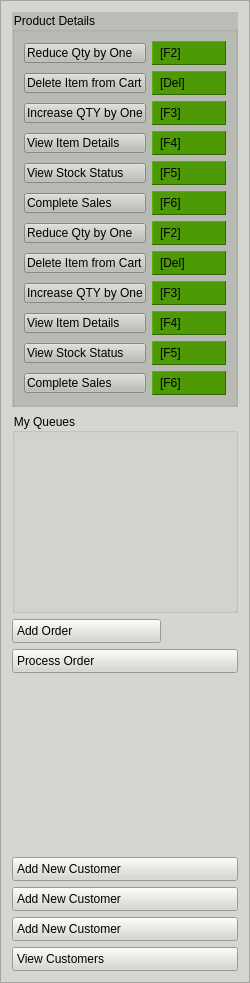
      <widget class="QFrame" name="frame_2">
       <property name="minimumSize">
        <size>
         <width>250</width>
         <height>0</height>
        </size>
       </property>
       <property name="maximumSize">
        <size>
         <width>250</width>
         <height>16777215</height>
        </size>
       </property>
       <property name="styleSheet">
        <string notr="true">background-color: rgb(211, 215, 207);</string>
       </property>
       <property name="frameShape">
        <enum>QFrame::StyledPanel</enum>
       </property>
       <property name="frameShadow">
        <enum>QFrame::Raised</enum>
       </property>
       <layout class="QGridLayout" name="gridLayout_3">
        <item row="0" column="0" colspan="3">
         <widget class="QGroupBox" name="groupBox">
          <property name="styleSheet">
           <string notr="true">background-color: rgb(186, 189, 182);</string>
          </property>
          <property name="title">
           <string>Product Details</string>
          </property>
          <layout class="QGridLayout" name="gridLayout">
           <item row="0" column="0">
            <widget class="QPushButton" name="btnReduceQtyByOne">
             <property name="styleSheet">
              <string notr="true">text-align:left;
padding-left:2px;
padding: 1.5px;
background-color: rgb(186, 189, 182);</string>
             </property>
             <property name="text">
              <string>Reduce Qty by One</string>
             </property>
             <property name="icon">
              <iconset resource="resources.qrc">
               <normaloff>:/resources/new_icons_2/icons8-minus-100.png</normaloff>:/resources/new_icons_2/icons8-minus-100.png</iconset>
             </property>
             <property name="iconSize">
              <size>
               <width>24</width>
               <height>24</height>
              </size>
             </property>
            </widget>
           </item>
           <item row="0" column="1">
            <widget class="QLabel" name="label_29">
             <property name="styleSheet">
              <string notr="true">background-color: rgb(78, 154, 6);
color: rgb(0, 0, 0);
padding:4px;</string>
             </property>
             <property name="frameShape">
              <enum>QFrame::Panel</enum>
             </property>
             <property name="frameShadow">
              <enum>QFrame::Raised</enum>
             </property>
             <property name="text">
              <string>[F2]</string>
             </property>
            </widget>
           </item>
           <item row="1" column="0">
            <widget class="QPushButton" name="btnDeleteItem">
             <property name="styleSheet">
              <string notr="true">text-align:left;
padding-left:2px;
padding: 1.5px;
background-color: rgb(186, 189, 182);</string>
             </property>
             <property name="text">
              <string>Delete Item from Cart</string>
             </property>
             <property name="icon">
              <iconset resource="resources.qrc">
               <normaloff>:/resources/new_icons_2/icons8-cancel-96.png</normaloff>:/resources/new_icons_2/icons8-cancel-96.png</iconset>
             </property>
             <property name="iconSize">
              <size>
               <width>24</width>
               <height>24</height>
              </size>
             </property>
            </widget>
           </item>
           <item row="1" column="1">
            <widget class="QLabel" name="label_30">
             <property name="styleSheet">
              <string notr="true">background-color: rgb(78, 154, 6);
color: rgb(0, 0, 0);
padding:4px;</string>
             </property>
             <property name="frameShape">
              <enum>QFrame::Panel</enum>
             </property>
             <property name="frameShadow">
              <enum>QFrame::Raised</enum>
             </property>
             <property name="text">
              <string>[Del]</string>
             </property>
            </widget>
           </item>
           <item row="2" column="0">
            <widget class="QPushButton" name="btnIncreaseQty">
             <property name="styleSheet">
              <string notr="true">text-align:left;
padding-left:2px;
padding: 1.5px;
background-color: rgb(186, 189, 182);</string>
             </property>
             <property name="text">
              <string>Increase QTY by One</string>
             </property>
             <property name="icon">
              <iconset resource="resources.qrc">
               <normaloff>:/resources/new_icons_2/icons8-plus-144.png</normaloff>:/resources/new_icons_2/icons8-plus-144.png</iconset>
             </property>
             <property name="iconSize">
              <size>
               <width>24</width>
               <height>24</height>
              </size>
             </property>
            </widget>
           </item>
           <item row="2" column="1">
            <widget class="QLabel" name="label_31">
             <property name="styleSheet">
              <string notr="true">background-color: rgb(78, 154, 6);
color: rgb(0, 0, 0);
padding:4px;</string>
             </property>
             <property name="frameShape">
              <enum>QFrame::Panel</enum>
             </property>
             <property name="frameShadow">
              <enum>QFrame::Raised</enum>
             </property>
             <property name="text">
              <string>[F3]</string>
             </property>
            </widget>
           </item>
           <item row="3" column="0">
            <widget class="QPushButton" name="btnViewItem">
             <property name="styleSheet">
              <string notr="true">text-align:left;
padding-left:2px;
padding: 1.5px;
background-color: rgb(186, 189, 182);</string>
             </property>
             <property name="text">
              <string>View Item Details</string>
             </property>
             <property name="icon">
              <iconset resource="resources.qrc">
               <normaloff>:/resources/new_icons_2/icons8-invisible-100.png</normaloff>:/resources/new_icons_2/icons8-invisible-100.png</iconset>
             </property>
             <property name="iconSize">
              <size>
               <width>24</width>
               <height>24</height>
              </size>
             </property>
            </widget>
           </item>
           <item row="3" column="1">
            <widget class="QLabel" name="label_32">
             <property name="styleSheet">
              <string notr="true">background-color: rgb(78, 154, 6);
color: rgb(0, 0, 0);
padding:4px;</string>
             </property>
             <property name="frameShape">
              <enum>QFrame::Panel</enum>
             </property>
             <property name="frameShadow">
              <enum>QFrame::Raised</enum>
             </property>
             <property name="text">
              <string>[F4]</string>
             </property>
            </widget>
           </item>
           <item row="4" column="0">
            <widget class="QPushButton" name="btnViewStockStatus">
             <property name="styleSheet">
              <string notr="true">text-align:left;
padding-left:2px;
padding: 1.5px;
background-color: rgb(186, 189, 182);</string>
             </property>
             <property name="text">
              <string>View Stock Status</string>
             </property>
             <property name="icon">
              <iconset resource="resources.qrc">
               <normaloff>:/resources/new_icons_2/icons8-plus-96.png</normaloff>:/resources/new_icons_2/icons8-plus-96.png</iconset>
             </property>
             <property name="iconSize">
              <size>
               <width>24</width>
               <height>24</height>
              </size>
             </property>
            </widget>
           </item>
           <item row="4" column="1">
            <widget class="QLabel" name="label_33">
             <property name="styleSheet">
              <string notr="true">background-color: rgb(78, 154, 6);
color: rgb(0, 0, 0);
padding:4px;</string>
             </property>
             <property name="frameShape">
              <enum>QFrame::Panel</enum>
             </property>
             <property name="frameShadow">
              <enum>QFrame::Raised</enum>
             </property>
             <property name="text">
              <string>[F5]</string>
             </property>
            </widget>
           </item>
           <item row="5" column="0">
            <widget class="QPushButton" name="pushButton_12">
             <property name="styleSheet">
              <string notr="true">text-align:left;
padding-left:2px;
padding: 1.5px;
background-color: rgb(186, 189, 182);</string>
             </property>
             <property name="text">
              <string>Complete Sales</string>
             </property>
             <property name="icon">
              <iconset resource="resources.qrc">
               <normaloff>:/resources/new_icons_2/icons8-minus-100.png</normaloff>:/resources/new_icons_2/icons8-minus-100.png</iconset>
             </property>
             <property name="iconSize">
              <size>
               <width>24</width>
               <height>24</height>
              </size>
             </property>
            </widget>
           </item>
           <item row="5" column="1">
            <widget class="QLabel" name="label_34">
             <property name="styleSheet">
              <string notr="true">background-color: rgb(78, 154, 6);
color: rgb(0, 0, 0);
padding:4px;</string>
             </property>
             <property name="frameShape">
              <enum>QFrame::Panel</enum>
             </property>
             <property name="frameShadow">
              <enum>QFrame::Raised</enum>
             </property>
             <property name="text">
              <string>[F6]</string>
             </property>
            </widget>
           </item>
           <item row="6" column="0">
            <widget class="QPushButton" name="btnReduceQtyByOne_2">
             <property name="styleSheet">
              <string notr="true">text-align:left;
padding-left:2px;
padding: 1.5px;
background-color: rgb(186, 189, 182);</string>
             </property>
             <property name="text">
              <string>Reduce Qty by One</string>
             </property>
             <property name="icon">
              <iconset resource="resources.qrc">
               <normaloff>:/resources/new_icons_2/icons8-minus-100.png</normaloff>:/resources/new_icons_2/icons8-minus-100.png</iconset>
             </property>
             <property name="iconSize">
              <size>
               <width>24</width>
               <height>24</height>
              </size>
             </property>
            </widget>
           </item>
           <item row="6" column="1">
            <widget class="QLabel" name="label_42">
             <property name="styleSheet">
              <string notr="true">background-color: rgb(78, 154, 6);
color: rgb(0, 0, 0);
padding:4px;</string>
             </property>
             <property name="frameShape">
              <enum>QFrame::Panel</enum>
             </property>
             <property name="frameShadow">
              <enum>QFrame::Raised</enum>
             </property>
             <property name="text">
              <string>[F2]</string>
             </property>
            </widget>
           </item>
           <item row="7" column="0">
            <widget class="QPushButton" name="btnDeleteItem_2">
             <property name="styleSheet">
              <string notr="true">text-align:left;
padding-left:2px;
padding: 1.5px;
background-color: rgb(186, 189, 182);</string>
             </property>
             <property name="text">
              <string>Delete Item from Cart</string>
             </property>
             <property name="icon">
              <iconset resource="resources.qrc">
               <normaloff>:/resources/new_icons_2/icons8-cancel-96.png</normaloff>:/resources/new_icons_2/icons8-cancel-96.png</iconset>
             </property>
             <property name="iconSize">
              <size>
               <width>24</width>
               <height>24</height>
              </size>
             </property>
            </widget>
           </item>
           <item row="7" column="1">
            <widget class="QLabel" name="label_44">
             <property name="styleSheet">
              <string notr="true">background-color: rgb(78, 154, 6);
color: rgb(0, 0, 0);
padding:4px;</string>
             </property>
             <property name="frameShape">
              <enum>QFrame::Panel</enum>
             </property>
             <property name="frameShadow">
              <enum>QFrame::Raised</enum>
             </property>
             <property name="text">
              <string>[Del]</string>
             </property>
            </widget>
           </item>
           <item row="8" column="0">
            <widget class="QPushButton" name="btnIncreaseQty_2">
             <property name="styleSheet">
              <string notr="true">text-align:left;
padding-left:2px;
padding: 1.5px;
background-color: rgb(186, 189, 182);</string>
             </property>
             <property name="text">
              <string>Increase QTY by One</string>
             </property>
             <property name="icon">
              <iconset resource="resources.qrc">
               <normaloff>:/resources/new_icons_2/icons8-plus-144.png</normaloff>:/resources/new_icons_2/icons8-plus-144.png</iconset>
             </property>
             <property name="iconSize">
              <size>
               <width>24</width>
               <height>24</height>
              </size>
             </property>
            </widget>
           </item>
           <item row="8" column="1">
            <widget class="QLabel" name="label_47">
             <property name="styleSheet">
              <string notr="true">background-color: rgb(78, 154, 6);
color: rgb(0, 0, 0);
padding:4px;</string>
             </property>
             <property name="frameShape">
              <enum>QFrame::Panel</enum>
             </property>
             <property name="frameShadow">
              <enum>QFrame::Raised</enum>
             </property>
             <property name="text">
              <string>[F3]</string>
             </property>
            </widget>
           </item>
           <item row="9" column="0">
            <widget class="QPushButton" name="btnViewItem_2">
             <property name="styleSheet">
              <string notr="true">text-align:left;
padding-left:2px;
padding: 1.5px;
background-color: rgb(186, 189, 182);</string>
             </property>
             <property name="text">
              <string>View Item Details</string>
             </property>
             <property name="icon">
              <iconset resource="resources.qrc">
               <normaloff>:/resources/new_icons_2/icons8-invisible-100.png</normaloff>:/resources/new_icons_2/icons8-invisible-100.png</iconset>
             </property>
             <property name="iconSize">
              <size>
               <width>24</width>
               <height>24</height>
              </size>
             </property>
            </widget>
           </item>
           <item row="9" column="1">
            <widget class="QLabel" name="label_46">
             <property name="styleSheet">
              <string notr="true">background-color: rgb(78, 154, 6);
color: rgb(0, 0, 0);
padding:4px;</string>
             </property>
             <property name="frameShape">
              <enum>QFrame::Panel</enum>
             </property>
             <property name="frameShadow">
              <enum>QFrame::Raised</enum>
             </property>
             <property name="text">
              <string>[F4]</string>
             </property>
            </widget>
           </item>
           <item row="10" column="0">
            <widget class="QPushButton" name="btnViewStockStatus_2">
             <property name="styleSheet">
              <string notr="true">text-align:left;
padding-left:2px;
padding: 1.5px;
background-color: rgb(186, 189, 182);</string>
             </property>
             <property name="text">
              <string>View Stock Status</string>
             </property>
             <property name="icon">
              <iconset resource="resources.qrc">
               <normaloff>:/resources/new_icons_2/icons8-plus-96.png</normaloff>:/resources/new_icons_2/icons8-plus-96.png</iconset>
             </property>
             <property name="iconSize">
              <size>
               <width>24</width>
               <height>24</height>
              </size>
             </property>
            </widget>
           </item>
           <item row="10" column="1">
            <widget class="QLabel" name="label_45">
             <property name="styleSheet">
              <string notr="true">background-color: rgb(78, 154, 6);
color: rgb(0, 0, 0);
padding:4px;</string>
             </property>
             <property name="frameShape">
              <enum>QFrame::Panel</enum>
             </property>
             <property name="frameShadow">
              <enum>QFrame::Raised</enum>
             </property>
             <property name="text">
              <string>[F5]</string>
             </property>
            </widget>
           </item>
           <item row="11" column="0">
            <widget class="QPushButton" name="pushButton_13">
             <property name="styleSheet">
              <string notr="true">text-align:left;
padding-left:2px;
padding: 1.5px;
background-color: rgb(186, 189, 182);</string>
             </property>
             <property name="text">
              <string>Complete Sales</string>
             </property>
             <property name="icon">
              <iconset resource="resources.qrc">
               <normaloff>:/resources/new_icons_2/icons8-minus-100.png</normaloff>:/resources/new_icons_2/icons8-minus-100.png</iconset>
             </property>
             <property name="iconSize">
              <size>
               <width>24</width>
               <height>24</height>
              </size>
             </property>
            </widget>
           </item>
           <item row="11" column="1">
            <widget class="QLabel" name="label_38">
             <property name="styleSheet">
              <string notr="true">background-color: rgb(78, 154, 6);
color: rgb(0, 0, 0);
padding:4px;</string>
             </property>
             <property name="frameShape">
              <enum>QFrame::Panel</enum>
             </property>
             <property name="frameShadow">
              <enum>QFrame::Raised</enum>
             </property>
             <property name="text">
              <string>[F6]</string>
             </property>
            </widget>
           </item>
          </layout>
         </widget>
        </item>
        <item row="1" column="0" rowspan="2" colspan="3">
         <widget class="QGroupBox" name="groupBox_2">
          <property name="minimumSize">
           <size>
            <width>0</width>
            <height>200</height>
           </size>
          </property>
          <property name="title">
           <string>My Queues</string>
          </property>
         </widget>
        </item>
        <item row="2" column="1">
         <spacer name="verticalSpacer">
          <property name="orientation">
           <enum>Qt::Vertical</enum>
          </property>
          <property name="sizeHint" stdset="0">
           <size>
            <width>20</width>
            <height>40</height>
           </size>
          </property>
         </spacer>
        </item>
        <item row="3" column="0" colspan="2">
         <widget class="QPushButton" name="btn_addNewCustomer_2">
          <property name="styleSheet">
           <string notr="true">text-align:left;
padding: 4px;
</string>
          </property>
          <property name="text">
           <string>Add Order</string>
          </property>
          <property name="icon">
           <iconset resource="resources.qrc">
            <normaloff>:/resources/icons/rss-button (1).png</normaloff>:/resources/icons/rss-button (1).png</iconset>
          </property>
          <property name="iconSize">
           <size>
            <width>24</width>
            <height>24</height>
           </size>
          </property>
         </widget>
        </item>
        <item row="4" column="0" colspan="3">
         <widget class="QPushButton" name="btn_addNewCustomer_3">
          <property name="styleSheet">
           <string notr="true">text-align:left;
padding: 4px;
</string>
          </property>
          <property name="text">
           <string>Process Order</string>
          </property>
          <property name="icon">
           <iconset resource="resources.qrc">
            <normaloff>:/resources/icons/rss-button (1).png</normaloff>:/resources/icons/rss-button (1).png</iconset>
          </property>
          <property name="iconSize">
           <size>
            <width>24</width>
            <height>24</height>
           </size>
          </property>
         </widget>
        </item>
        <item row="5" column="2">
         <spacer name="verticalSpacer_3">
          <property name="orientation">
           <enum>Qt::Vertical</enum>
          </property>
          <property name="sizeHint" stdset="0">
           <size>
            <width>20</width>
            <height>178</height>
           </size>
          </property>
         </spacer>
        </item>
        <item row="6" column="0" colspan="3">
         <widget class="QPushButton" name="btn_addNewCustomer_4">
          <property name="styleSheet">
           <string notr="true">text-align:left;
padding: 4px;
</string>
          </property>
          <property name="text">
           <string>Add New Customer</string>
          </property>
          <property name="icon">
           <iconset resource="resources.qrc">
            <normaloff>:/resources/icons/rss-button (1).png</normaloff>:/resources/icons/rss-button (1).png</iconset>
          </property>
          <property name="iconSize">
           <size>
            <width>24</width>
            <height>24</height>
           </size>
          </property>
         </widget>
        </item>
        <item row="7" column="0" colspan="3">
         <widget class="QPushButton" name="btn_addNewCustomer_5">
          <property name="styleSheet">
           <string notr="true">text-align:left;
padding: 4px;
</string>
          </property>
          <property name="text">
           <string>Add New Customer</string>
          </property>
          <property name="icon">
           <iconset resource="resources.qrc">
            <normaloff>:/resources/icons/rss-button (1).png</normaloff>:/resources/icons/rss-button (1).png</iconset>
          </property>
          <property name="iconSize">
           <size>
            <width>24</width>
            <height>24</height>
           </size>
          </property>
         </widget>
        </item>
        <item row="8" column="0" colspan="3">
         <widget class="QPushButton" name="btn_addNewCustomer">
          <property name="styleSheet">
           <string notr="true">text-align:left;
padding: 4px;
</string>
          </property>
          <property name="text">
           <string>Add New Customer</string>
          </property>
          <property name="icon">
           <iconset resource="resources.qrc">
            <normaloff>:/resources/icons/rss-button (1).png</normaloff>:/resources/icons/rss-button (1).png</iconset>
          </property>
          <property name="iconSize">
           <size>
            <width>24</width>
            <height>24</height>
           </size>
          </property>
         </widget>
        </item>
        <item row="9" column="0" colspan="3">
         <widget class="QPushButton" name="btn_viewCustomers">
          <property name="styleSheet">
           <string notr="true">text-align:left;
padding: 4px;
</string>
          </property>
          <property name="text">
           <string>View Customers</string>
          </property>
          <property name="icon">
           <iconset resource="resources.qrc">
            <normaloff>:/resources/icons/rss-button (1).png</normaloff>:/resources/icons/rss-button (1).png</iconset>
          </property>
          <property name="iconSize">
           <size>
            <width>24</width>
            <height>24</height>
           </size>
          </property>
         </widget>
        </item>
       </layout>
      </widget>
